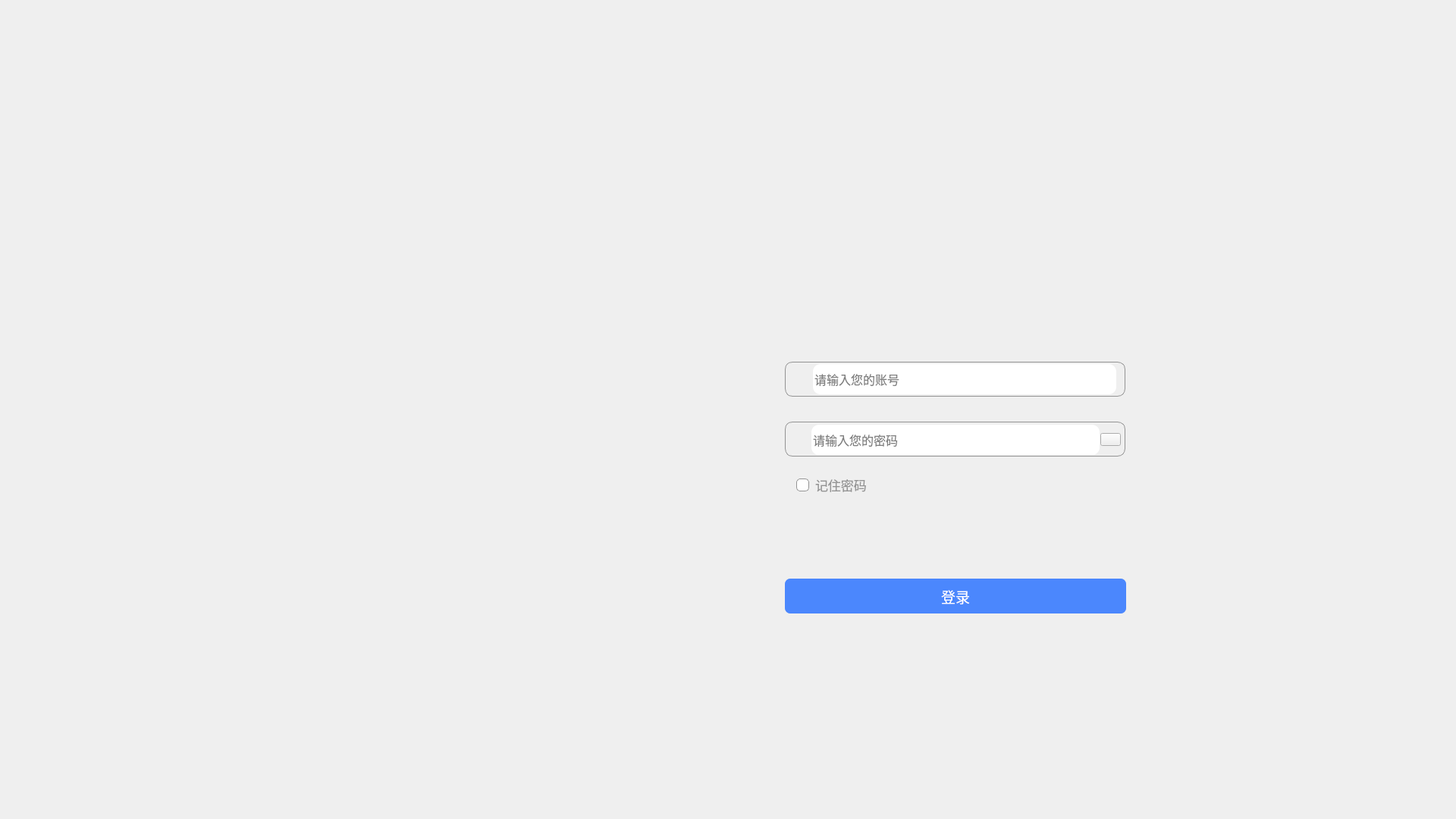
<?xml version="1.0" encoding="UTF-8"?>
<ui version="4.0">
 <class>Form</class>
 <widget class="QWidget" name="Form">
  <property name="geometry">
   <rect>
    <x>0</x>
    <y>0</y>
    <width>1920</width>
    <height>1080</height>
   </rect>
  </property>
  <property name="sizePolicy">
   <sizepolicy hsizetype="Fixed" vsizetype="Fixed">
    <horstretch>0</horstretch>
    <verstretch>0</verstretch>
   </sizepolicy>
  </property>
  <property name="minimumSize">
   <size>
    <width>1920</width>
    <height>1080</height>
   </size>
  </property>
  <property name="maximumSize">
   <size>
    <width>1920</width>
    <height>1080</height>
   </size>
  </property>
  <property name="font">
   <font>
    <pointsize>12</pointsize>
   </font>
  </property>
  <property name="windowTitle">
   <string>用户登录</string>
  </property>
  <property name="styleSheet">
   <string notr="true">QWidget#Form {
	border-image: url(:/login/pic/login_background.png);
}</string>
  </property>
  <widget class="QPushButton" name="pushButton_login">
   <property name="geometry">
    <rect>
     <x>1035</x>
     <y>763</y>
     <width>450</width>
     <height>46</height>
    </rect>
   </property>
   <property name="minimumSize">
    <size>
     <width>450</width>
     <height>46</height>
    </size>
   </property>
   <property name="maximumSize">
    <size>
     <width>450</width>
     <height>46</height>
    </size>
   </property>
   <property name="font">
    <font>
     <pointsize>14</pointsize>
    </font>
   </property>
   <property name="styleSheet">
    <string notr="true">QPushButton#pushButton_login {
	background-color: rgba(75, 135, 253, 1);
	color: #FFFFFF;
	border: none;
	border-radius: 7.45px;
}

QPushButton#pushButton_login:pressed {
	background-color: rgba(55, 100, 220, 1);
}

</string>
   </property>
   <property name="text">
    <string>登录</string>
   </property>
  </widget>
  <widget class="QLineEdit" name="lineEdit_upwd">
   <property name="geometry">
    <rect>
     <x>1070</x>
     <y>560</y>
     <width>380</width>
     <height>40</height>
    </rect>
   </property>
   <property name="minimumSize">
    <size>
     <width>380</width>
     <height>40</height>
    </size>
   </property>
   <property name="maximumSize">
    <size>
     <width>380</width>
     <height>40</height>
    </size>
   </property>
   <property name="styleSheet">
    <string notr="true">QLineEdit#lineEdit_upwd {
	border: none;
	border-radius: 10px;
}</string>
   </property>
   <property name="inputMask">
    <string/>
   </property>
   <property name="placeholderText">
    <string>请输入您的密码</string>
   </property>
  </widget>
  <widget class="QLabel" name="label_welcome">
   <property name="geometry">
    <rect>
     <x>1032</x>
     <y>246</y>
     <width>281</width>
     <height>67</height>
    </rect>
   </property>
   <property name="minimumSize">
    <size>
     <width>281</width>
     <height>67</height>
    </size>
   </property>
   <property name="maximumSize">
    <size>
     <width>281</width>
     <height>67</height>
    </size>
   </property>
   <property name="font">
    <font>
     <pointsize>18</pointsize>
    </font>
   </property>
   <property name="styleSheet">
    <string notr="true">border-image: url(:/login/pic/login_welcome.png);</string>
   </property>
   <property name="text">
    <string/>
   </property>
  </widget>
  <widget class="QCheckBox" name="checkBox_remember">
   <property name="geometry">
    <rect>
     <x>1050</x>
     <y>627</y>
     <width>95</width>
     <height>25</height>
    </rect>
   </property>
   <property name="minimumSize">
    <size>
     <width>95</width>
     <height>25</height>
    </size>
   </property>
   <property name="maximumSize">
    <size>
     <width>95</width>
     <height>25</height>
    </size>
   </property>
   <property name="font">
    <font>
     <family>Microsoft YaHei UI</family>
     <pointsize>13</pointsize>
     <italic>false</italic>
     <bold>false</bold>
    </font>
   </property>
   <property name="styleSheet">
    <string notr="true">QCheckBox {
	font: 13pt &quot;Microsoft YaHei UI&quot;;
    color: #939393;
    spacing: 8px;
}

QCheckBox::indicator {
    width: 15px;
    height: 15px;
    border: 1px solid #939393;
    border-radius: 4.84px;
    background-color: #FFFFFF;
}

QCheckBox::indicator:checked {
    image: url(:/login/pic/login_checked.png);
}

</string>
   </property>
   <property name="text">
    <string>记住密码</string>
   </property>
   <property name="checked">
    <bool>false</bool>
   </property>
  </widget>
  <widget class="QLabel" name="label_product">
   <property name="geometry">
    <rect>
     <x>1032</x>
     <y>319</y>
     <width>413</width>
     <height>31</height>
    </rect>
   </property>
   <property name="minimumSize">
    <size>
     <width>413</width>
     <height>31</height>
    </size>
   </property>
   <property name="maximumSize">
    <size>
     <width>413</width>
     <height>31</height>
    </size>
   </property>
   <property name="styleSheet">
    <string notr="true">border-image: url(:/login/pic/login_product.png);</string>
   </property>
   <property name="text">
    <string/>
   </property>
  </widget>
  <widget class="QLabel" name="label_tip">
   <property name="geometry">
    <rect>
     <x>1035</x>
     <y>417</y>
     <width>112</width>
     <height>40</height>
    </rect>
   </property>
   <property name="minimumSize">
    <size>
     <width>112</width>
     <height>40</height>
    </size>
   </property>
   <property name="maximumSize">
    <size>
     <width>112</width>
     <height>40</height>
    </size>
   </property>
   <property name="styleSheet">
    <string notr="true">border-image: url(:/login/pic/login_tip.png);</string>
   </property>
   <property name="text">
    <string/>
   </property>
  </widget>
  <widget class="QLabel" name="label_2">
   <property name="geometry">
    <rect>
     <x>1035</x>
     <y>743</y>
     <width>450</width>
     <height>1</height>
    </rect>
   </property>
   <property name="minimumSize">
    <size>
     <width>450</width>
     <height>1</height>
    </size>
   </property>
   <property name="maximumSize">
    <size>
     <width>450</width>
     <height>1</height>
    </size>
   </property>
   <property name="styleSheet">
    <string notr="true">border-image: url(:/login/pic/login_line.png);</string>
   </property>
   <property name="text">
    <string/>
   </property>
  </widget>
  <widget class="QLabel" name="label_3">
   <property name="geometry">
    <rect>
     <x>250</x>
     <y>200</y>
     <width>60</width>
     <height>51</height>
    </rect>
   </property>
   <property name="minimumSize">
    <size>
     <width>60</width>
     <height>51</height>
    </size>
   </property>
   <property name="maximumSize">
    <size>
     <width>60</width>
     <height>51</height>
    </size>
   </property>
   <property name="styleSheet">
    <string notr="true">border-image: url(:/login/pic/login_HW.png);</string>
   </property>
   <property name="text">
    <string/>
   </property>
  </widget>
  <widget class="QLabel" name="label_4">
   <property name="geometry">
    <rect>
     <x>1041</x>
     <y>568</y>
     <width>21</width>
     <height>21</height>
    </rect>
   </property>
   <property name="styleSheet">
    <string notr="true">border-image: url(:/login/pic/login_pwdlock.png);</string>
   </property>
   <property name="text">
    <string/>
   </property>
  </widget>
  <widget class="QLabel" name="label_5">
   <property name="geometry">
    <rect>
     <x>1042</x>
     <y>489</y>
     <width>21</width>
     <height>21</height>
    </rect>
   </property>
   <property name="styleSheet">
    <string notr="true">border-image: url(:/login/pic/login_account.png);</string>
   </property>
   <property name="text">
    <string/>
   </property>
  </widget>
  <widget class="QLabel" name="label_6">
   <property name="geometry">
    <rect>
     <x>1035</x>
     <y>477</y>
     <width>449</width>
     <height>46</height>
    </rect>
   </property>
   <property name="minimumSize">
    <size>
     <width>449</width>
     <height>46</height>
    </size>
   </property>
   <property name="maximumSize">
    <size>
     <width>449</width>
     <height>46</height>
    </size>
   </property>
   <property name="styleSheet">
    <string notr="true">QLabel#label_6 {
	border: 1px solid rgba(147, 147, 147, 1);
	border-radius: 10px;
}</string>
   </property>
   <property name="text">
    <string/>
   </property>
  </widget>
  <widget class="QLineEdit" name="lineEdit_uid">
   <property name="geometry">
    <rect>
     <x>1072</x>
     <y>480</y>
     <width>400</width>
     <height>40</height>
    </rect>
   </property>
   <property name="minimumSize">
    <size>
     <width>400</width>
     <height>40</height>
    </size>
   </property>
   <property name="maximumSize">
    <size>
     <width>400</width>
     <height>40</height>
    </size>
   </property>
   <property name="styleSheet">
    <string notr="true">QLineEdit#lineEdit_uid {
	border: none;
	border-radius: 10px;
}</string>
   </property>
   <property name="inputMask">
    <string/>
   </property>
   <property name="text">
    <string/>
   </property>
   <property name="placeholderText">
    <string>请输入您的账号</string>
   </property>
   <property name="cursorMoveStyle">
    <enum>Qt::LogicalMoveStyle</enum>
   </property>
  </widget>
  <widget class="QLabel" name="label_7">
   <property name="geometry">
    <rect>
     <x>1035</x>
     <y>556</y>
     <width>449</width>
     <height>46</height>
    </rect>
   </property>
   <property name="minimumSize">
    <size>
     <width>449</width>
     <height>46</height>
    </size>
   </property>
   <property name="maximumSize">
    <size>
     <width>449</width>
     <height>46</height>
    </size>
   </property>
   <property name="styleSheet">
    <string notr="true">QLabel#label_7 {
	border: 1px solid rgba(147, 147, 147, 1);
	border-radius: 10px;
}</string>
   </property>
   <property name="text">
    <string/>
   </property>
  </widget>
  <widget class="QPushButton" name="pushButton_pwdvision">
   <property name="geometry">
    <rect>
     <x>1451</x>
     <y>571</y>
     <width>27</width>
     <height>17</height>
    </rect>
   </property>
   <property name="minimumSize">
    <size>
     <width>27</width>
     <height>17</height>
    </size>
   </property>
   <property name="maximumSize">
    <size>
     <width>27</width>
     <height>17</height>
    </size>
   </property>
   <property name="styleSheet">
    <string notr="true">border-image: url(:/login/pic/login_pwdclose.png);</string>
   </property>
   <property name="text">
    <string/>
   </property>
  </widget>
  <zorder>label_7</zorder>
  <zorder>pushButton_login</zorder>
  <zorder>label_welcome</zorder>
  <zorder>checkBox_remember</zorder>
  <zorder>label_product</zorder>
  <zorder>label_tip</zorder>
  <zorder>label_2</zorder>
  <zorder>label_3</zorder>
  <zorder>label_4</zorder>
  <zorder>label_6</zorder>
  <zorder>lineEdit_uid</zorder>
  <zorder>label_5</zorder>
  <zorder>lineEdit_upwd</zorder>
  <zorder>pushButton_pwdvision</zorder>
 </widget>
 <resources>
  <include location="resources.qrc"/>
 </resources>
 <connections/>
</ui>
